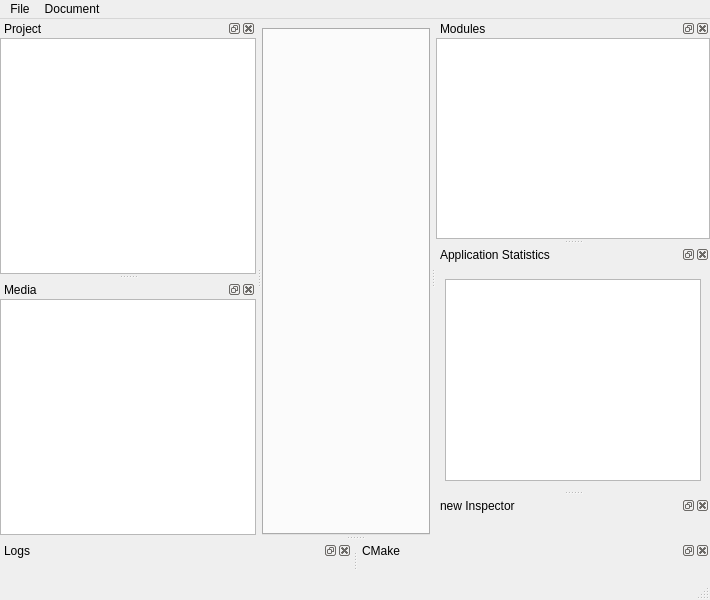
<?xml version="1.0" encoding="UTF-8"?>
<ui version="4.0">
 <class>Maditor::View::MainWindow</class>
 <widget class="QMainWindow" name="Maditor::View::MainWindow">
  <property name="geometry">
   <rect>
    <x>0</x>
    <y>0</y>
    <width>710</width>
    <height>600</height>
   </rect>
  </property>
  <property name="windowTitle">
   <string>Maditor</string>
  </property>
  <property name="iconSize">
   <size>
    <width>20</width>
    <height>20</height>
   </size>
  </property>
  <property name="animated">
   <bool>true</bool>
  </property>
  <property name="dockOptions">
   <set>QMainWindow::AllowTabbedDocks|QMainWindow::AnimatedDocks</set>
  </property>
  <widget class="Maditor::View::CentralWidget" name="centralwidget">
   <layout class="QGridLayout" name="gridLayout">
    <property name="leftMargin">
     <number>0</number>
    </property>
    <property name="rightMargin">
     <number>0</number>
    </property>
    <property name="bottomMargin">
     <number>0</number>
    </property>
    <property name="spacing">
     <number>0</number>
    </property>
    <item row="0" column="0">
     <widget class="Maditor::View::DocumentTabWidget" name="tabWidget">
      <property name="documentMode">
       <bool>false</bool>
      </property>
      <property name="tabsClosable">
       <bool>true</bool>
      </property>
      <property name="movable">
       <bool>true</bool>
      </property>
     </widget>
    </item>
   </layout>
  </widget>
  <widget class="QMenuBar" name="menubar">
   <property name="geometry">
    <rect>
     <x>0</x>
     <y>0</y>
     <width>710</width>
     <height>21</height>
    </rect>
   </property>
   <widget class="QMenu" name="menuFile">
    <property name="title">
     <string>File</string>
    </property>
    <addaction name="actionNewProject"/>
    <addaction name="actionLoadProject"/>
    <addaction name="actionCloseProject"/>
    <addaction name="separator"/>
    <addaction name="actionSettings"/>
    <addaction name="actionQuit"/>
   </widget>
   <widget class="QMenu" name="menuDocument">
    <property name="title">
     <string>Document</string>
    </property>
    <addaction name="separator"/>
   </widget>
   <addaction name="menuFile"/>
   <addaction name="menuDocument"/>
  </widget>
  <widget class="QStatusBar" name="statusbar"/>
  <widget class="QDockWidget" name="modulesDockWidget">
   <property name="windowTitle">
    <string>Modules</string>
   </property>
   <attribute name="dockWidgetArea">
    <number>2</number>
   </attribute>
   <widget class="QWidget" name="modulesDockWidgetContents">
    <layout class="QGridLayout" name="gridLayout_3">
     <property name="leftMargin">
      <number>0</number>
     </property>
     <property name="topMargin">
      <number>0</number>
     </property>
     <property name="rightMargin">
      <number>0</number>
     </property>
     <property name="bottomMargin">
      <number>0</number>
     </property>
     <property name="spacing">
      <number>0</number>
     </property>
     <item row="0" column="0">
      <widget class="QTableView" name="modulesWidget"/>
     </item>
    </layout>
   </widget>
  </widget>
  <widget class="QDockWidget" name="projectDockWidget">
   <property name="windowTitle">
    <string>Project</string>
   </property>
   <attribute name="dockWidgetArea">
    <number>1</number>
   </attribute>
   <widget class="QWidget" name="projectDockWidgetContents">
    <layout class="QGridLayout" name="gridLayout_5">
     <property name="leftMargin">
      <number>0</number>
     </property>
     <property name="topMargin">
      <number>0</number>
     </property>
     <property name="rightMargin">
      <number>0</number>
     </property>
     <property name="bottomMargin">
      <number>0</number>
     </property>
     <property name="spacing">
      <number>0</number>
     </property>
     <item row="0" column="0">
      <widget class="Maditor::View::TreeView" name="projectWidget">
       <property name="locale">
        <locale language="English" country="UnitedStates"/>
       </property>
       <property name="sortingEnabled">
        <bool>true</bool>
       </property>
      </widget>
     </item>
    </layout>
   </widget>
  </widget>
  <widget class="QDockWidget" name="mediaDockWidget">
   <property name="windowTitle">
    <string>Media</string>
   </property>
   <attribute name="dockWidgetArea">
    <number>1</number>
   </attribute>
   <widget class="QWidget" name="mediaDockWidgetContents">
    <layout class="QGridLayout" name="gridLayout_6">
     <property name="leftMargin">
      <number>0</number>
     </property>
     <property name="topMargin">
      <number>0</number>
     </property>
     <property name="rightMargin">
      <number>0</number>
     </property>
     <property name="bottomMargin">
      <number>0</number>
     </property>
     <property name="spacing">
      <number>0</number>
     </property>
     <item row="0" column="0">
      <widget class="Maditor::View::FilesView" name="mediaWidget">
       <property name="sortingEnabled">
        <bool>true</bool>
       </property>
      </widget>
     </item>
    </layout>
   </widget>
  </widget>
  <widget class="QDockWidget" name="logsDockWidget">
   <property name="windowTitle">
    <string>Logs</string>
   </property>
   <attribute name="dockWidgetArea">
    <number>8</number>
   </attribute>
   <widget class="QWidget" name="logsDockWidgetContents">
    <layout class="QGridLayout" name="gridLayout_7">
     <property name="leftMargin">
      <number>0</number>
     </property>
     <property name="topMargin">
      <number>0</number>
     </property>
     <property name="rightMargin">
      <number>0</number>
     </property>
     <property name="bottomMargin">
      <number>0</number>
     </property>
     <property name="spacing">
      <number>0</number>
     </property>
     <item row="0" column="0">
      <widget class="Maditor::View::LogWidget" name="logsWidget" native="true"/>
     </item>
    </layout>
   </widget>
  </widget>
  <widget class="QDockWidget" name="appStatsDockWidget">
   <property name="windowTitle">
    <string>Application Statistics</string>
   </property>
   <attribute name="dockWidgetArea">
    <number>2</number>
   </attribute>
   <widget class="QWidget" name="appStatsDockWidgetContents">
    <layout class="QGridLayout" name="gridLayout_10">
     <item row="1" column="0">
      <widget class="Maditor::View::TreeView" name="performanceWidget">
       <property name="locale">
        <locale language="English" country="UnitedStates"/>
       </property>
       <property name="sortingEnabled">
        <bool>true</bool>
       </property>
      </widget>
     </item>
     <item row="0" column="0">
      <widget class="Maditor::View::AppStatsWidget" name="appStatsWidget" native="true"/>
     </item>
    </layout>
   </widget>
  </widget>
  <widget class="QDockWidget" name="cmakeDockWidget">
   <property name="windowTitle">
    <string>CMake</string>
   </property>
   <attribute name="dockWidgetArea">
    <number>8</number>
   </attribute>
   <widget class="QWidget" name="cmakeDockWidgetContents">
    <layout class="QGridLayout" name="gridLayout_2">
     <item row="0" column="0">
      <widget class="Maditor::View::CmakeWidget" name="cmakeWidget" native="true"/>
     </item>
    </layout>
   </widget>
  </widget>
  <widget class="QDockWidget" name="dockWidget">
   <property name="windowTitle">
    <string>new Inspector</string>
   </property>
   <attribute name="dockWidgetArea">
    <number>2</number>
   </attribute>
   <widget class="QWidget" name="dockWidgetContents">
    <layout class="QGridLayout" name="gridLayout_8"/>
   </widget>
  </widget>
  <action name="actionNewProject">
   <property name="text">
    <string>New Project</string>
   </property>
  </action>
  <action name="actionLoadProject">
   <property name="text">
    <string>Load Project</string>
   </property>
  </action>
  <action name="actionSetup">
   <property name="enabled">
    <bool>false</bool>
   </property>
   <property name="text">
    <string>Setup</string>
   </property>
  </action>
  <action name="actionSettings">
   <property name="text">
    <string>Settings</string>
   </property>
  </action>
  <action name="actionStart">
   <property name="enabled">
    <bool>false</bool>
   </property>
   <property name="icon">
    <iconset resource="resources.qrc">
     <normaloff>:/icons/icons/start.jpg</normaloff>:/icons/icons/start.jpg</iconset>
   </property>
   <property name="text">
    <string>Start</string>
   </property>
  </action>
  <action name="actionPause">
   <property name="enabled">
    <bool>false</bool>
   </property>
   <property name="icon">
    <iconset resource="resources.qrc">
     <normaloff>:/icons/icons/pause.png</normaloff>:/icons/icons/pause.png</iconset>
   </property>
   <property name="text">
    <string>Pause</string>
   </property>
  </action>
  <action name="actionStop">
   <property name="enabled">
    <bool>false</bool>
   </property>
   <property name="icon">
    <iconset>
     <normaloff>:/icons/icons/Stop.jpg</normaloff>:/icons/icons/Stop.jpg</iconset>
   </property>
   <property name="text">
    <string>Stop</string>
   </property>
  </action>
  <action name="actionSetup_No_Debug">
   <property name="enabled">
    <bool>false</bool>
   </property>
   <property name="text">
    <string>Setup (No Debug)</string>
   </property>
  </action>
  <action name="actionShutdown">
   <property name="enabled">
    <bool>false</bool>
   </property>
   <property name="text">
    <string>Shutdown</string>
   </property>
  </action>
  <action name="actionQuit">
   <property name="text">
    <string>Quit</string>
   </property>
  </action>
  <action name="actionKill">
   <property name="enabled">
    <bool>false</bool>
   </property>
   <property name="text">
    <string>Kill</string>
   </property>
  </action>
  <action name="actionCloseProject">
   <property name="enabled">
    <bool>false</bool>
   </property>
   <property name="text">
    <string>Close Project</string>
   </property>
  </action>
 </widget>
 <customwidgets>
  <customwidget>
   <class>Maditor::View::TreeView</class>
   <extends>QTreeView</extends>
   <header>treeview.h</header>
  </customwidget>
  <customwidget>
   <class>Maditor::View::FilesView</class>
   <extends>QTreeView</extends>
   <header>project/filesview.h</header>
  </customwidget>
  <customwidget>
   <class>Maditor::View::AppStatsWidget</class>
   <extends>QWidget</extends>
   <header>application/appstatswidget.h</header>
   <container>1</container>
  </customwidget>
  <customwidget>
   <class>Maditor::View::LogWidget</class>
   <extends>QWidget</extends>
   <header>logs/logwidget.h</header>
   <container>1</container>
  </customwidget>
  <customwidget>
   <class>Maditor::View::DocumentTabWidget</class>
   <extends>QTabWidget</extends>
   <header>documents/documenttabwidget.h</header>
   <container>1</container>
  </customwidget>
  <customwidget>
   <class>Maditor::View::CentralWidget</class>
   <extends>QWidget</extends>
   <header>documents/centralwidget.h</header>
   <container>1</container>
  </customwidget>
  <customwidget>
   <class>Maditor::View::CmakeWidget</class>
   <extends>QWidget</extends>
   <header>project/cmakewidget.h</header>
   <container>1</container>
  </customwidget>
 </customwidgets>
 <resources>
  <include location="resources.qrc"/>
 </resources>
 <connections/>
</ui>
